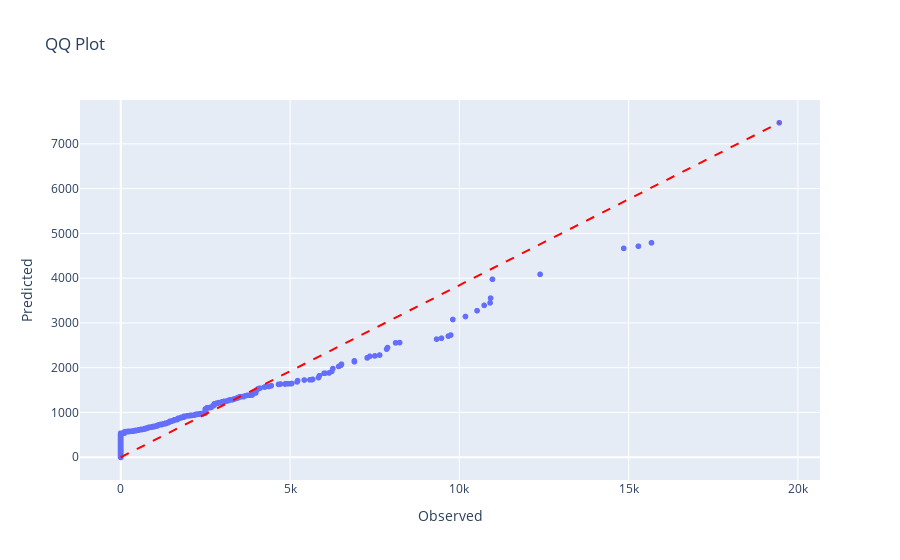

The cell this chart's notebook holds for it:
### Code cell
y_pred = pipeline_RF.predict(X_test)
qqplot_plotly(couts_test, y_pred)

### Figure 1 — Plotly figure (JSON) as saved in the notebook; plotly's stock layout.template omitted (floating-point values rounded to 4 significant figures; data arrays with more than 128 entries replaced by an {"elided": "..."} marker saying what was removed)
{"data": [{"hovertemplate": "Observed=%{x}<br>Predicted=%{y}<extra></extra>", "legendgroup": "", "marker": {"color": "#636efa", "symbol": "circle"}, "mode": "markers", "name": "", "showlegend": false, "type": "scattergl", "x": {"elided": "7983 float values"}, "xaxis": "x", "y": {"elided": "7983 float values"}, "yaxis": "y"}], "layout": {"legend": {"tracegroupgap": 0}, "shapes": [{"line": {"color": "red", "dash": "dash"}, "name": "y=x", "type": "line", "x0": 0, "x1": 19450.0, "y0": 0, "y1": 7471.0}], "showlegend": false, "title": {"text": "QQ Plot"}, "xaxis": {"anchor": "y", "domain": [0, 1], "title": {"text": "Observed"}}, "yaxis": {"anchor": "x", "domain": [0, 1], "title": {"text": "Predicted"}}}}
